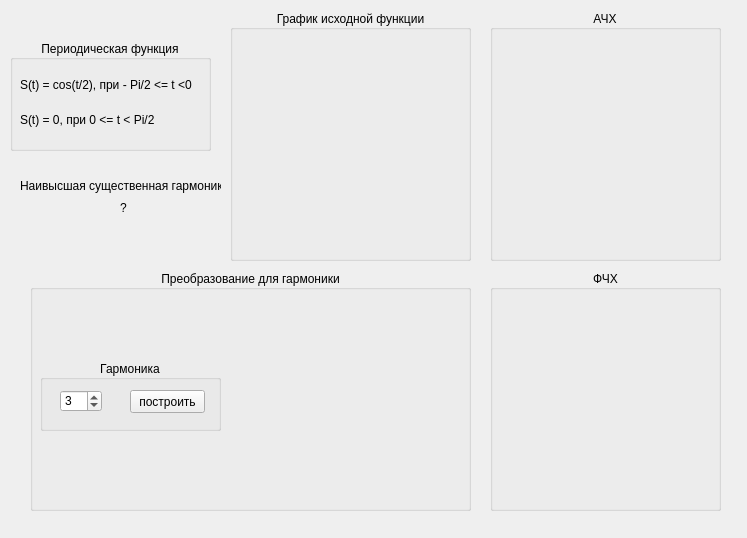
<?xml version="1.0" encoding="UTF-8"?>
<ui version="4.0">
 <class>MainWindow</class>
 <widget class="QMainWindow" name="MainWindow">
  <property name="geometry">
   <rect>
    <x>0</x>
    <y>0</y>
    <width>747</width>
    <height>538</height>
   </rect>
  </property>
  <property name="windowTitle">
   <string>Fourier Transform</string>
  </property>
  <widget class="QWidget" name="centralWidget">
   <widget class="QGroupBox" name="groupBox">
    <property name="geometry">
     <rect>
      <x>10</x>
      <y>40</y>
      <width>201</width>
      <height>111</height>
     </rect>
    </property>
    <property name="title">
     <string>Периодическая функция</string>
    </property>
    <property name="alignment">
     <set>Qt::AlignCenter</set>
    </property>
    <widget class="QLabel" name="function">
     <property name="geometry">
      <rect>
       <x>10</x>
       <y>30</y>
       <width>181</width>
       <height>31</height>
      </rect>
     </property>
     <property name="text">
      <string>S(t) = cos(t/2), при  - Pi/2 &lt;= t &lt;0</string>
     </property>
    </widget>
    <widget class="QLabel" name="label_3">
     <property name="geometry">
      <rect>
       <x>10</x>
       <y>70</y>
       <width>181</width>
       <height>21</height>
      </rect>
     </property>
     <property name="text">
      <string>S(t) = 0, при  0 &lt;= t &lt; Pi/2</string>
     </property>
    </widget>
   </widget>
   <widget class="QGroupBox" name="groupBox_3">
    <property name="geometry">
     <rect>
      <x>30</x>
      <y>270</y>
      <width>441</width>
      <height>241</height>
     </rect>
    </property>
    <property name="title">
     <string>Преобразование для гармоники</string>
    </property>
    <property name="alignment">
     <set>Qt::AlignCenter</set>
    </property>
    <widget class="QWidget" name="gridLayoutWidget_3">
     <property name="geometry">
      <rect>
       <x>220</x>
       <y>20</y>
       <width>207</width>
       <height>207</height>
      </rect>
     </property>
     <layout class="QGridLayout" name="directTrGridLayout"/>
    </widget>
    <widget class="QGroupBox" name="groupBox_2">
     <property name="geometry">
      <rect>
       <x>10</x>
       <y>90</y>
       <width>181</width>
       <height>71</height>
      </rect>
     </property>
     <property name="title">
      <string>Гармоника</string>
     </property>
     <property name="alignment">
      <set>Qt::AlignCenter</set>
     </property>
     <widget class="QSpinBox" name="garmonica">
      <property name="geometry">
       <rect>
        <x>20</x>
        <y>30</y>
        <width>42</width>
        <height>22</height>
       </rect>
      </property>
      <property name="wrapping">
       <bool>false</bool>
      </property>
      <property name="minimum">
       <number>1</number>
      </property>
      <property name="value">
       <number>3</number>
      </property>
     </widget>
     <widget class="QPushButton" name="pushButton">
      <property name="geometry">
       <rect>
        <x>90</x>
        <y>30</y>
        <width>75</width>
        <height>23</height>
       </rect>
      </property>
      <property name="text">
       <string>построить</string>
      </property>
     </widget>
    </widget>
   </widget>
   <widget class="QGroupBox" name="groupBox_4">
    <property name="geometry">
     <rect>
      <x>490</x>
      <y>270</y>
      <width>231</width>
      <height>241</height>
     </rect>
    </property>
    <property name="title">
     <string>ФЧХ</string>
    </property>
    <property name="alignment">
     <set>Qt::AlignCenter</set>
    </property>
    <property name="flat">
     <bool>false</bool>
    </property>
    <property name="checkable">
     <bool>false</bool>
    </property>
    <widget class="QWidget" name="gridLayoutWidget_2">
     <property name="geometry">
      <rect>
       <x>10</x>
       <y>20</y>
       <width>209</width>
       <height>209</height>
      </rect>
     </property>
     <layout class="QGridLayout" name="pfcGridLayout"/>
    </widget>
   </widget>
   <widget class="QGroupBox" name="groupBox_5">
    <property name="geometry">
     <rect>
      <x>490</x>
      <y>10</y>
      <width>231</width>
      <height>251</height>
     </rect>
    </property>
    <property name="title">
     <string>АЧХ</string>
    </property>
    <property name="alignment">
     <set>Qt::AlignCenter</set>
    </property>
    <widget class="QWidget" name="gridLayoutWidget">
     <property name="geometry">
      <rect>
       <x>10</x>
       <y>30</y>
       <width>211</width>
       <height>211</height>
      </rect>
     </property>
     <layout class="QGridLayout" name="afcGridLayout">
      <property name="leftMargin">
       <number>0</number>
      </property>
      <property name="topMargin">
       <number>0</number>
      </property>
     </layout>
    </widget>
   </widget>
   <widget class="QGroupBox" name="groupBox_6">
    <property name="geometry">
     <rect>
      <x>230</x>
      <y>10</y>
      <width>241</width>
      <height>251</height>
     </rect>
    </property>
    <property name="title">
     <string>График исходной функции</string>
    </property>
    <property name="alignment">
     <set>Qt::AlignCenter</set>
    </property>
    <widget class="QWidget" name="gridLayoutWidget_4">
     <property name="geometry">
      <rect>
       <x>20</x>
       <y>30</y>
       <width>207</width>
       <height>207</height>
      </rect>
     </property>
     <layout class="QGridLayout" name="originGridLayout"/>
    </widget>
   </widget>
   <widget class="QLabel" name="label_2">
    <property name="geometry">
     <rect>
      <x>20</x>
      <y>170</y>
      <width>201</width>
      <height>31</height>
     </rect>
    </property>
    <property name="text">
     <string>Наивысшая существенная гармоника:</string>
    </property>
   </widget>
   <widget class="QLabel" name="label">
    <property name="geometry">
     <rect>
      <x>120</x>
      <y>200</y>
      <width>31</width>
      <height>16</height>
     </rect>
    </property>
    <property name="text">
     <string>?</string>
    </property>
   </widget>
  </widget>
 </widget>
 <layoutdefault spacing="6" margin="11"/>
 <resources/>
 <connections/>
</ui>
